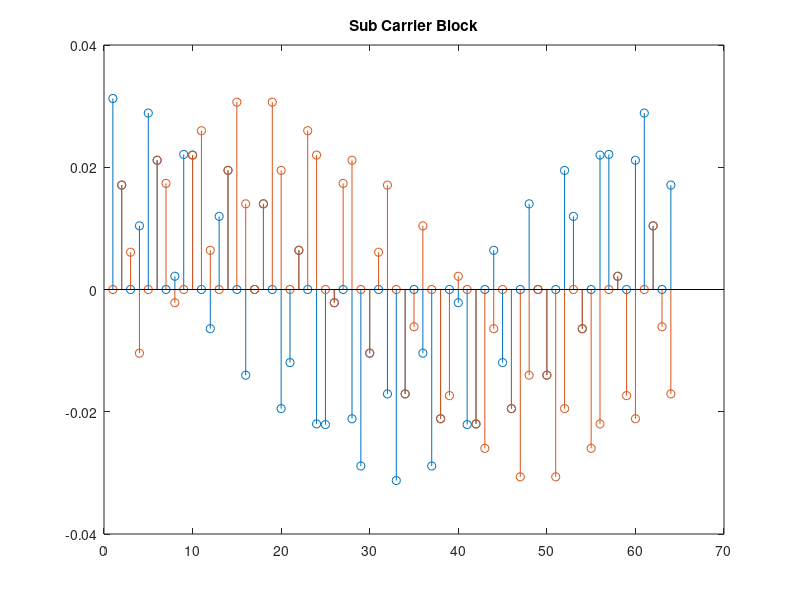
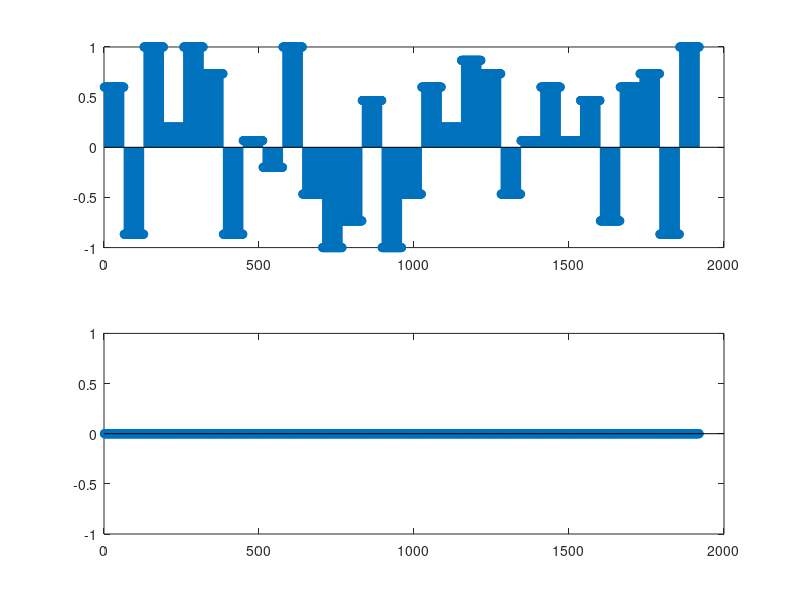
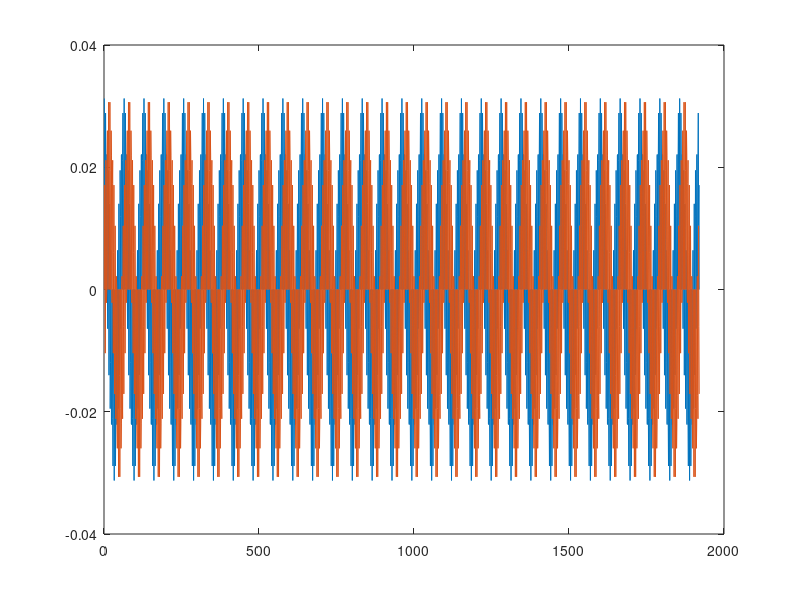
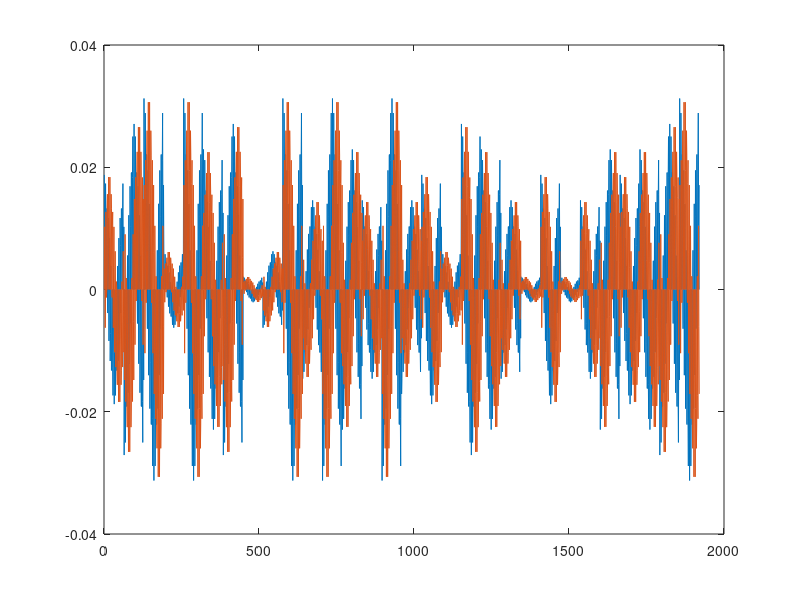

These figures' MATLAB source, in order:

%% https://www.mathworks.com/help/signal/ug/power-spectral-density-estimates-using-fft.html

clear all;
close all;

%%% Continious time approximation
%fc = 1e6;
%tc = [0:1024-1]/fc;
%N = length(tc);
%frq = 0:fc/N:fc-(1/fc);
%x_rect_len = (1/16)*N;
%x_rect = zeros(1, N);
%x_rect(1:x_rect_len) = ones(1, x_rect_len);
%
%figure(); subplot(311);
%plot(x_rect);
%subplot(312);
%X_RECT_F = (1/N)*abs(fft(x_rect, 1024));
%plot(frq, X_RECT_F);
%subplot(313);
%plot(frq-(fc/2),fftshift(X_RECT_F));

fs = 5e6;
Ts = 1/fs;
smp_per_sym = 64;
t = [0:(30*64)-1]*Ts;  % 30 Symbol intervals of 64 samples each
QAM_ORDER = 16;
N_SYMS = 30;
CYC_PER_SAMP = 1/64;
SAMP_PER_CYC = 64;
%M = sqrt(QAM_ORDER);
M = QAM_ORDER;
%tx_data = (randi(M, 1, N_SYMS) - (M+1)/2) + i*(randi(M, 1, N_SYMS) - (M+1)/2);
tx_data = (randi(M, 1, N_SYMS) - (M+1)/2);
tx_data = (2/(M-1))*tx_data;
tx_sym_wdws = repelem(tx_data, SAMP_PER_CYC);
SUB_IDX = circshift([1 zeros(1,SAMP_PER_CYC-1)], 1);
SUB_IDX(16) = 1;
tx_sub_carr = ifft([SUB_IDX], 64);
if(1) figure; stem(real(tx_sub_carr)); hold on; stem(imag(tx_sub_carr)); title('Sub Carrier Block'); end;
tx_carr = repmat(real(tx_sub_carr),1, 30);
tx_carr = tx_carr + i*repmat(imag(tx_sub_carr),1, 30);
tx_vec = tx_carr.*tx_sym_wdws;

if(0) figure; stem(real(tx_data)); hold on; stem(imag(tx_data)); end;
if(1) figure; subplot(211); stem(real(tx_sym_wdws)); hold on; subplot(212); stem(imag(tx_sym_wdws)); end;
if(1) figure; plot(real(tx_carr)); hold on; plot(imag(tx_carr)); end;
if(1) figure; plot(real(tx_vec)); hold on; plot(imag(tx_vec)); end;
if(1) figure; stem(real(tx_vec)); hold on; stem(imag(tx_vec)); end;


    
return;

wc = pi/4;
fc = wc * (1/(2*pi));


N = 1024;
n = 0:N-1;
%x_cos = cos(2*pi*(1/8)*n) + randn(size(n));
x_cos = cos(2*pi*(1/8)*n);
x_sinc = (1/((pi/4)*(1/pi)))*sinc(pi*(1/8)*(n-N/2));
%X_F = fft(x_cos + x_sinc);
X_F = fft(x_sinc, 1024);
X_F_one = (1/N)*abs(X_F(1:N/2+1));
X_PSD = (1/(2*pi*N)) * abs(X_F).^2;
X_F = (1/N)*abs(fft(x_sinc));
X_PSD_one = X_PSD(1:N/2+1);
X_PSD_one(2:end-1) = 2*X_PSD_one(2:end-1);
nfreq = [0:2*pi/N:2*pi-(2*pi/N)] - pi;
%nfreq = [0:2*pi/N:2*pi-(2*pi/N)] - pi;
nfreq_one = 0:2*pi/N:pi;
figure; grid on;
subplot(311)
plot(nfreq/pi, fftshift(X_F));
title("Periodogram using FFT");
xlabel("Normalized Frequency (\times\pi rad\sample)");
ylabel("Power/Frequency (dB/(rad/Sample)))");

subplot(312)
plot(nfreq/pi, pow2db(fftshift(X_PSD)));
title("Periodogram using FFT");
xlabel("Normalized Frequency (\times\pi rad\sample)");
ylabel("Power/Frequency (dB/(rad/Sample)))");

subplot(313)
plot(nfreq_one/pi, pow2db(X_PSD_one));
title("Periodogram using FFT");
xlabel("Normalized Frequency (\times\pi rad\sample)");
ylabel("Power/Frequency (dB/(rad/Sample)))");







return;

fs = 1000;
Tsamp = 1/fs; % 1ms
f1 = 100;
t = 0:Tsamp:1-Tsamp;

v = (1/10)*randn(size(t)); % Real valued and even length
x100 = cos(2*pi*f1*t);

order = 4;
s = randi(order, 1, 125) - ((order + 1)/2);
s = 100*repelem(s, 8);

x_sym = x100.*s;
x_sym_noise = x_sym + v;
x = x_sym_noise;

N = length(x);

% Fourier Transform
xdft = fft(x);

% Only take positive frequencies
xdft = xdft(1:N/2+1);

% Scale by Tsamp/length(X) with Power of Signal
psdx = (1/(fs*N)) * abs(xdft).^2;

% Convert to analytic signal by scaling by 2, remembering that dc appears in first and last indices
psdx(2:end-1) = 2*psdx(2:end-1);

% divide nyquist zone (fs/2) into intervals of fs/N
freq = 0:fs/length(x):fs/2; 

psdx_smooth = conv((1/4)*ones(1, 4), psdx);
psdx_smooth = psdx_smooth(1:end-4+1);

figure;
subplot(2,1,1)
plot(freq, pow2db(psdx));
grid on;
title("Periodogram Using FFT");
xlabel("Frequency (Hz)");
ylabel("Power/Frequency (dB/Hz)");

subplot(2,1,2)
plot(freq, pow2db(psdx_smooth));
grid on;
title("Periodogram Using FFT");
xlabel("Frequency (Hz)");
ylabel("Power/Frequency (dB/Hz)");
